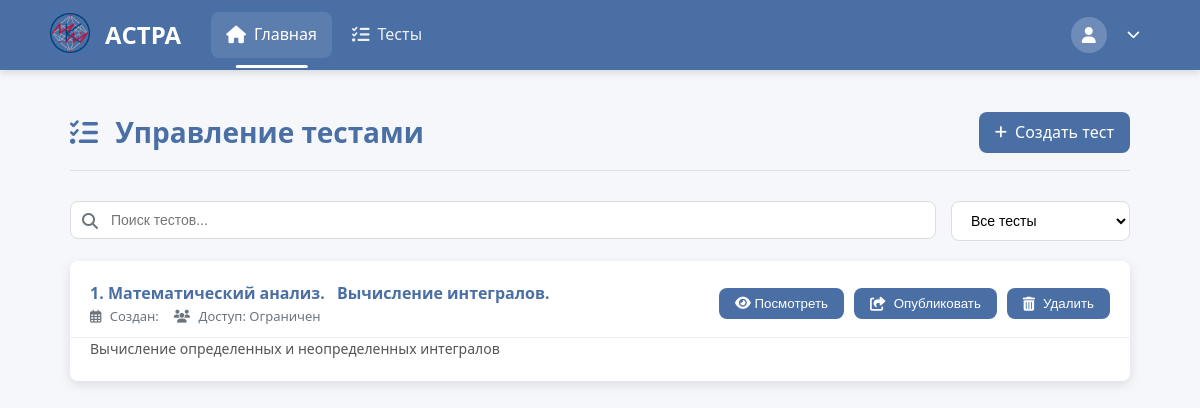
/listTests/ (signed in), run on an earlier commit of the app's database.
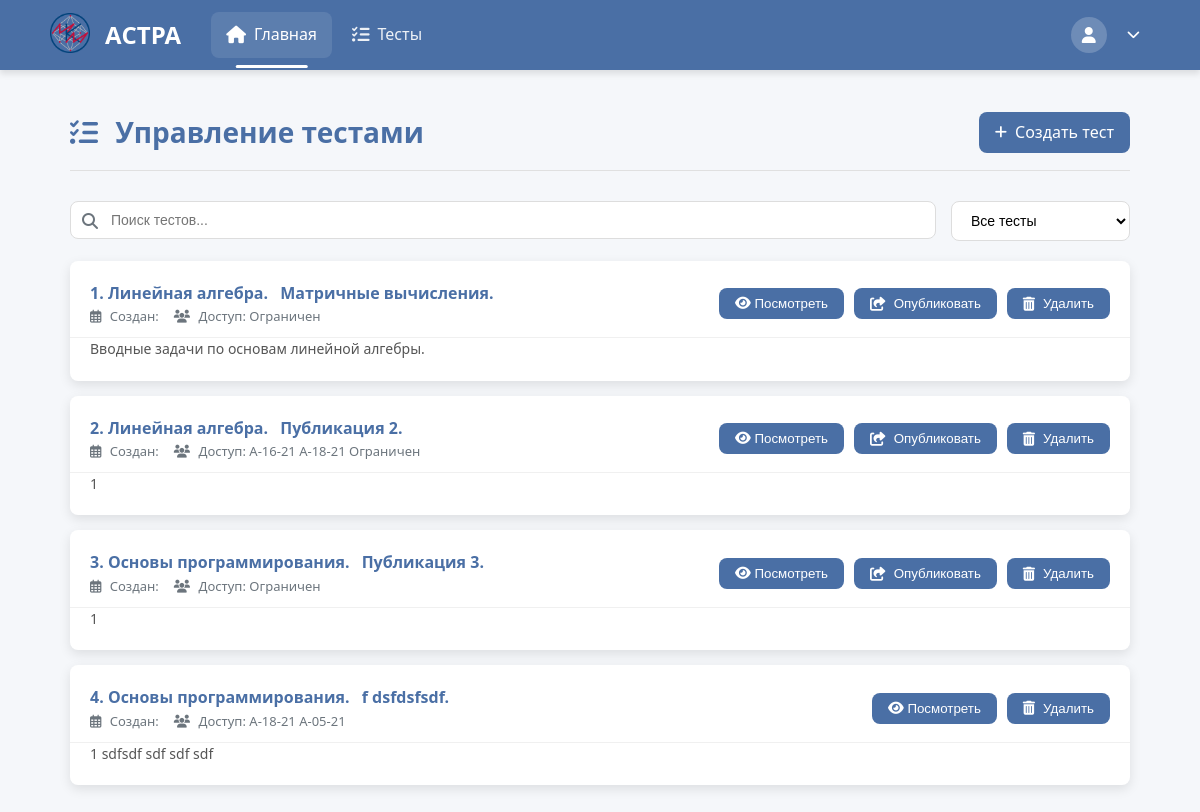
And on a later commit of the database.
### create_tests/models.py (models this page shows, shortened)
class AboutTest(models.Model):
    objects = None
    name_tests = models.CharField(max_length=255, blank=False)  # Название теста
    time_to_solution = models.DurationField(default=timedelta(hours=1, minutes=30))
    name_slug_tests = models.SlugField(max_length=255, unique=True, db_index=True, verbose_name="URL")  # Слаг имени
    num_of_attempts = models.IntegerField(blank=True, default=1)  # Количество попыток для решения
    type_of_result = models.IntegerField(blank=True, default=1)  # Тип возвращаемого результата
    description = models.CharField(max_length=150, default="", blank=True)
    is_published = models.IntegerField(default=0)
    is_done = models.IntegerField(default=1)
    subj = models.ForeignKey(Subjects,
                             on_delete=models.PROTECT,
                             default=1)
    expressions = models.ManyToManyField(AboutExpressions)

class Subjects(models.Model):
    name = models.CharField(max_length=100, unique=True, default="Другое")
    def __str__(self):
        return self.name

class PublishedGroup(models.Model):
    group_name = ForeignKey(StudentGroup, on_delete=models.PROTECT)
    test_name = ForeignKey(AboutTest, on_delete=models.PROTECT)
    teacher_name = ForeignKey(TeacherData, on_delete=models.PROTECT)

### users/models.py (models this page shows, shortened)
class StudentGroup(models.Model):
    name = models.CharField(max_length=20, unique=True)
    name_inst = models.ForeignKey(StudentInstitute, on_delete=models.PROTECT)

### create_tests/views.py (the view)
# urls.py: path('listTests/', views.test_list, name='test_list'),
@login_required
@role_required(['teacher', 'admin'])
def test_list(request):
    all_groups = StudentGroup.objects.all().select_related('institute')
    institutes = StudentInstitute.objects.all().prefetch_related('studentgroup_set')
    tests = AboutTest.objects.all()
    published = PublishedGroup.objects.select_related('group_name', 'test_name')
    published_groups = [pg.group_name for pg in published]
    return render(request, 'create_tests/all_test_for_teach.html', {
        'tests': tests,
        'all_groups': all_groups,
        'institutes': institutes,
        'groups': published_groups,
        'published': published
    })

### users/context_processors.py (called while the page is built)
def user_role(request):
    if request.user.is_authenticated:
        return {'user_role': request.user.role}
    return {}

### create_tests/templates/create_tests/all_test_for_teach.html (shortened to what this page needs)
{% extends 'create_tests/header.html' %}
{% load static %}
{% load my_filters %}
{% block extra_css %}
    <link rel="stylesheet" href="{% static 'css/all_test_for_teach.css' %}">
    <link rel="stylesheet" href="https://cdnjs.cloudflare.com/ajax/libs/font-awesome/6.4.0/css/all.min.css">
{% endblock %}
{% block content %}
<div class="container">
    <div class="header">
        <h1><i class="fas fa-tasks"></i> Управление тестами</h1>
        <div class="actions">
            <a href="{% url 'create_test' %}" class="btn btn-primary">
                <i class="fas fa-plus"></i> Создать тест
            </a>
        </div>
    </div>
    <div class="search-filter">
        <div class="search-box">
            <i class="fas fa-search"></i>
            <input type="text" id="testSearch" placeholder="Поиск тестов...">
        </div>
        <div class="filter-box">
            <select id="testFilter">
                <option value="all">Все тесты</option>
            </select>
        </div>
    </div>
    <div class="tests-container">
        {% if tests %}
            <ul class="tests-list">
                {% for test in tests %}
                <li class="test-card" data-slug="{{ test.name_slug_tests }}" data-published="{% if test.is_published %}true{% else %}false{% endif %}">
                    <div class="test-main">
                        <div class="test-info">
                            <span class="test-subj">{{ forloop.counter }}. {{ test.subj }}.</span>
                            <span class="test-number">{{ test.name_tests }}.</span>
                            <div class="test-meta">
                                <span><i class="far fa-calendar-alt"></i> Создан: {{ test.created_at|date:"d.m.Y" }}</span>
                                <span><i class="fas fa-users"></i>
                                    Доступ:
                                    {% with found=0 %}
                                        {% for pub in published %}
                                            {% if pub.test_name.id == test.id %}
                                                {{ pub.group_name.name }}
                                            {% endif %}
                                        {% endfor %}
                                        {% if not test.is_published %}Ограничен{% endif %}
                                    {% endwith %}
                                </span>
                            </div>
                        </div>
                        <div class="test-actions">
                            <button class="btn btn-watch watch-btn" data-slug="{{ test.name_slug_tests }}">
                                <a href="{{ test.name_slug_tests }}"><i class="fa-solid fa-eye"></i> Посмотреть </a>
                            </button>
                            {% if not test.is_published %}
                                <button class="btn btn-publish publish-btn" data-slug="{{ test.name_slug_tests }}">
                                    <i class="fas fa-share-square"></i> Опубликовать
                                </button>
                            {% endif %}
                            <button class="btn btn-danger delete-btn" data-slug="{{ test.name_slug_tests }}">
                                <i class="fas fa-trash-alt"></i> Удалить
                            </button>
                        </div>
                    </div>
                    {% if test.description %}
                    <div class="test-description">
                        <p>{{ test.description }}</p>
                    </div>
                    {% endif %}
                </li>
                {% endfor %}
            </ul>
        {% endif %}
    </div>
</div>
{% endblock %}

### create_tests/templates/create_tests/header.html (shortened to what this page needs)
<!DOCTYPE html>
<html lang="ru">
<head>
    {% load static %}
    <link rel="stylesheet" href="{% static 'css/header.css' %}">
    <link rel="stylesheet" href="https://cdnjs.cloudflare.com/ajax/libs/font-awesome/6.4.0/css/all.min.css">
    {% block extra_css %}{% endblock %}
</head>
<body>
<header class="app-header">
    <div class="header-container">
        <div class="header-brand">
            <span class="logo-icon">
                <img src="{% static 'images/logo.png' %}" alt="" style="width: 40px; height: 40px;">
            </span>
            <h2><span class="logo-text">АСТРА</span></h2>
        </div>
        <nav class="main-nav">
            <ul class="nav-list">
                {% if user.role == 'teacher' %}
                    <li class="nav-item">
                        <a href="/personaInf/" class="nav-link active">
                            <i class="fas fa-home"></i>
                            <span>Главная</span>
                        </a>
                    </li>
                    <li class="nav-item">
                        <a href="/TestsCreate/listTests/" class="nav-link">
                            <i class="fas fa-tasks"></i>
                            <span>Тесты</span>
                        </a>
                    </li>
                {% endif %}
            </ul>
        </nav>
        <div class="user-controls">
            <div class="profile-dropdown">
                <button class="profile-btn" id="profileBtn">
                    <div class="avatar"><i class="fas fa-user"></i></div>
                    <i class="fas fa-chevron-down"></i>
                </button>
            </div>
        </div>
    </div>
</header>
<main class="app-main">
    {% block content %}{% endblock %}
</main>
</body>
</html>

### create_tests/static/css/header.css (style rules this page uses)
:root { --primary-color: #4a6fa5; --primary-hover: #3a5a8a; --secondary-color: #6c757d; --success-color: #28a745; --danger-color: #dc3545; --warning-color: #ffc107; --info-color: #17a2b8; --light-color: #f8f9fa; --dark-color: #343a40; --text-light: #ffffff; --text-dark: #212529; --border-color: rgba(0, 0, 0, 0.1); --shadow-sm: 0 1px 3px rgba(0, 0, 0, 0.1); --shadow-md: 0 4px 6px rgba(0, 0, 0, 0.1); --shadow-lg: 0 10px 15px rgba(0, 0, 0, 0.1); --transition: all 0.3s ease; --border-radius: 8px; }
* { margin: 0; padding: 0; box-sizing: border-box; }
body { font-family: 'Segoe UI', Tahoma, Geneva, Verdana, sans-serif; line-height: 1.6; color: var(--text-dark); background-color: #f5f7fa; padding-top: 70px; }
.app-header { position: fixed; top: 0; left: 0; right: 0; height: 70px; background-color: var(--primary-color); color: var(--text-light); box-shadow: var(--shadow-md); z-index: 1000; }
.header-container { display: flex; justify-content: space-between; align-items: center; height: 100%; max-width: 95%; margin: 0 auto; padding: 0 20px; }
.header-brand { display: flex; align-items: center; gap: 15px; }
.logo-icon { font-size: 3rem; color: #ffd700; }
.logo-text { size 500px; }
.main-nav { flex-grow: 1; margin: 0 30px; }
.nav-list { display: flex; list-style: none; gap: 5px; }
.nav-item { position: relative; }
.nav-link { display: flex; align-items: center; padding: 10px 15px; color: rgba(255, 255, 255, 0.9); text-decoration: none; border-radius: var(--border-radius); transition: var(--transition); gap: 8px; font-weight: 500; }
.nav-link i { font-size: 1.1rem; }
.nav-link:hover, .nav-link.active { background-color: rgba(255, 255, 255, 0.1); color: var(--text-light); }
.nav-link.active::after { content: ''; position: absolute; bottom: -10px; left: 50%; transform: translateX(-50%); width: 60%; height: 3px; background-color: var(--text-light); border-radius: 3px; }
.user-controls { display: flex; align-items: center; gap: 15px; }
.profile-dropdown { position: relative; }
.profile-btn { display: flex; align-items: center; background: none; border: none; color: var(--text-light); cursor: pointer; gap: 10px; padding: 5px 10px; border-radius: 20px; transition: var(--transition); }
.avatar { width: 36px; height: 36px; border-radius: 50%; background-color: rgba(255, 255, 255, 0.2); display: flex; align-items: center; justify-content: center; font-size: 1rem; }
.app-main { min-height: calc(100vh - 70px); padding: 20px; max-width: 95%; margin: 0 auto; }

What changed in the data, as far as the page shows it:
removed AboutTest: subj "Математический анализ", name_tests "Вычисление интегралов", is_published "Ограничен", description "Вычисление определенных и неопределенных интегралов"
added AboutTest: subj "Линейная алгебра", name_tests "Матричные вычисления", is_published "Ограничен", description "Вводные задачи по основам линейной алгебры."
added AboutTest: subj "Линейная алгебра", name_tests "Публикация 2", is_published "Ограничен", description "1"
added PublishedGroup: group_name.name "А-16-21", shown under "Линейная алгебра"
added PublishedGroup: group_name.name "А-18-21", shown under "Линейная алгебра"
added AboutTest: subj "Основы программирования", name_tests "Публикация 3", is_published "Ограничен", description "1"
added AboutTest: subj "Основы программирования", name_tests "f dsfdsfsdf", description "1 sdfsdf sdf sdf sdf"
added PublishedGroup: group_name.name "А-18-21", shown under "Основы программирования"
added PublishedGroup: group_name.name "А-05-21", shown under "Основы программирования"
